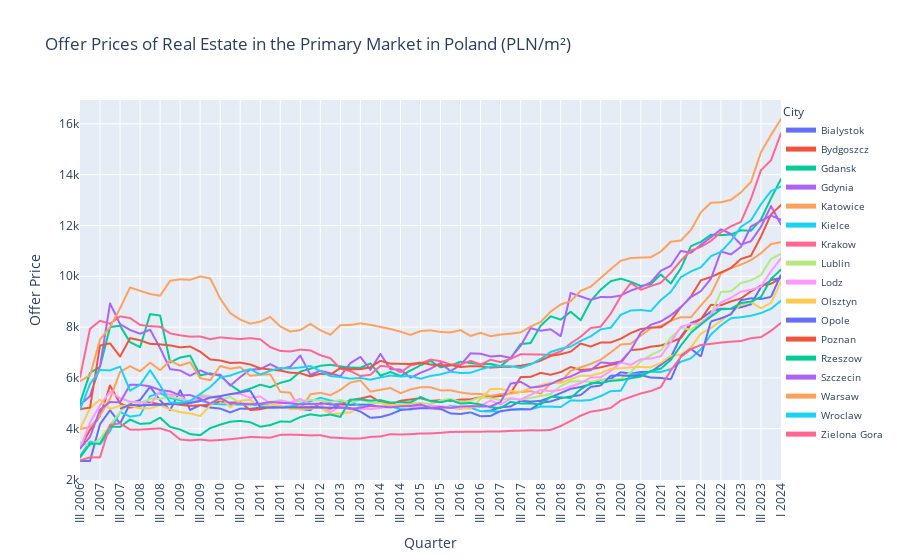

This figure's notebook cell:
### Code cell
# Create a line plot using Plotly Express
fig_primary_offer = px.line(
    primary_market_offer_prices_df_melted,  # DataFrame containing the data
    x='Quarter',                           # Column to be used for the x-axis
    y='Offer Price',                       # Column to be used for the y-axis
    color='City',                          # Column to be used for coloring lines
    title='Offer Prices of Real Estate in the Primary Market in Poland (PLN/m²)'  # Title of the plot
)

# Update layout of the figure
fig_primary_offer.update_layout(
    xaxis=dict(
        tickangle=-90  # Rotate x-axis labels for better readability
    ),
    legend=dict(
        yanchor="top",               # Position the legend at the top
        y=1.0,                       # Vertical position of the legend
        xanchor="left",              # Horizontal alignment of the legend
        x=1.0,                       # Horizontal position of the legend
        font=dict(size=10),          # Font size of the legend text
        traceorder="normal",         # Order of traces in the legend
        itemsizing='constant'        # Ensure all items in the legend are of constant size
    )
)

# Show the plot
fig_primary_offer.show()

### Figure 1 — Plotly figure (JSON) as saved in the notebook; plotly's stock layout.template omitted (floating-point values rounded to 4 significant figures)
{"data": [{"hovertemplate": "City=Bialystok<br>Quarter=%{x}<br>Offer Price=%{y}<extra></extra>", "legendgroup": "Bialystok", "line": {"color": "#636efa", "dash": "solid"}, "marker": {"symbol": "circle"}, "mode": "lines", "name": "Bialystok", "showlegend": true, "type": "scattergl", "x": ["III 2006", "IV 2006", "I 2007", "II 2007", "III 2007", "IV 2007", "I 2008", "II 2008", "III 2008", "IV 2008", "I 2009", "II 2009", "III 2009", "IV 2009", "I 2010", "II 2010", "III 2010", "IV 2010", "I 2011", "II 2011", "III 2011", "IV 2011", "I 2012", "II 2012", "III 2012", "IV 2012", "I 2013", "II 2013", "III 2013", "IV 2013", "I 2014", "II 2014", "III 2014", "IV 2014", "I 2015", "II 2015", "III 2015", "IV 2015", "I 2016", "II 2016", "III 2016", "IV 2016", "I 2017", "II 2017", "III 2017", "IV 2017", "I 2018", "II 2018", "III 2018", "IV 2018", "I 2019", "II 2019", "III 2019", "IV 2019", "I 2020", "II 2020", "III 2020", "IV 2020", "I 2021", "II 2021", "III 2021", "IV 2021", "I 2022", "II 2022", "III 2022", "IV 2022", "I 2023", "II 2023", "III 2023", "IV 2023", "I 2024"], "xaxis": "x", "y": [2727, 2727, 4181, 4725, 4199, 4995, 5128, 5651, 5115, 4725, 5510, 4738, 4925, 4830, 4791, 4640, 4790, 4778, 4830, 4823, 4828, 4825, 4776, 4731, 5011, 4951, 4965, 4936, 4949, 4938, 4856, 4840, 4885, 4909, 4881, 4838, 4790, 4886, 4850, 4832, 4684, 4707, 4844, 4874, 5096, 5066, 5095, 5236, 5401, 5569, 5640, 5753, 5916, 5961, 6220, 6166, 6229, 6238, 6509, 6815, 7621, 8155, 8318, 8611, 8723, 8714, 8778, 8893, 9571, 9846, 9941], "yaxis": "y"}, {"hovertemplate": "City=Bydgoszcz<br>Quarter=%{x}<br>Offer Price=%{y}<extra></extra>", "legendgroup": "Bydgoszcz", "line": {"color": "#EF553B", "dash": "solid"}, "marker": {"symbol": "circle"}, "mode": "lines", "name": "Bydgoszcz", "showlegend": true, "type": "scattergl", "x": ["III 2006", "IV 2006", "I 2007", "II 2007", "III 2007", "IV 2007", "I 2008", "II 2008", "III 2008", "IV 2008", "I 2009", "II 2009", "III 2009", "IV 2009", "I 2010", "II 2010", "III 2010", "IV 2010", "I 2011", "II 2011", "III 2011", "IV 2011", "I 2012", "II 2012", "III 2012", "IV 2012", "I 2013", "II 2013", "III 2013", "IV 2013", "I 2014", "II 2014", "III 2014", "IV 2014", "I 2015", "II 2015", "III 2015", "IV 2015", "I 2016", "II 2016", "III 2016", "IV 2016", "I 2017", "II 2017", "III 2017", "IV 2017", "I 2018", "II 2018", "III 2018", "IV 2018", "I 2019", "II 2019", "III 2019", "IV 2019", "I 2020", "II 2020", "III 2020", "IV 2020", "I 2021", "II 2021", "III 2021", "IV 2021", "I 2022", "II 2022", "III 2022", "IV 2022", "I 2023", "II 2023", "III 2023", "IV 2023", "I 2024"], "xaxis": "x", "y": [3243, 3947, 4501, 5700, 4994, 4829, 4893, 5035, 4959, 4989, 4940, 4897, 4920, 4939, 5080, 5026, 5036, 4733, 4764, 4849, 4841, 4880, 4846, 4851, 4859, 4787, 4934, 5131, 5185, 5279, 5040, 4951, 5100, 5149, 5200, 5092, 5121, 5088, 5148, 5153, 5246, 5250, 5289, 5397, 6028, 6041, 6196, 6123, 6227, 6427, 6309, 6340, 6415, 6512, 6592, 7093, 7125, 7227, 7272, 7405, 7567, 8103, 8309, 8875, 8857, 9010, 9125, 9405, 9634, 9701, 9941], "yaxis": "y"}, {"hovertemplate": "City=Gdansk<br>Quarter=%{x}<br>Offer Price=%{y}<extra></extra>", "legendgroup": "Gdansk", "line": {"color": "#00cc96", "dash": "solid"}, "marker": {"symbol": "circle"}, "mode": "lines", "name": "Gdansk", "showlegend": true, "type": "scattergl", "x": ["III 2006", "IV 2006", "I 2007", "II 2007", "III 2007", "IV 2007", "I 2008", "II 2008", "III 2008", "IV 2008", "I 2009", "II 2009", "III 2009", "IV 2009", "I 2010", "II 2010", "III 2010", "IV 2010", "I 2011", "II 2011", "III 2011", "IV 2011", "I 2012", "II 2012", "III 2012", "IV 2012", "I 2013", "II 2013", "III 2013", "IV 2013", "I 2014", "II 2014", "III 2014", "IV 2014", "I 2015", "II 2015", "III 2015", "IV 2015", "I 2016", "II 2016", "III 2016", "IV 2016", "I 2017", "II 2017", "III 2017", "IV 2017", "I 2018", "II 2018", "III 2018", "IV 2018", "I 2019", "II 2019", "III 2019", "IV 2019", "I 2020", "II 2020", "III 2020", "IV 2020", "I 2021", "II 2021", "III 2021", "IV 2021", "I 2022", "II 2022", "III 2022", "IV 2022", "I 2023", "II 2023", "III 2023", "IV 2023", "I 2024"], "xaxis": "x", "y": [5004, 6199, 6437, 7999, 8053, 7402, 7210, 8509, 8454, 6609, 6800, 6875, 6096, 6179, 6078, 5730, 5456, 5577, 5732, 5630, 5804, 5910, 6248, 6358, 6475, 6514, 6453, 6403, 6398, 6568, 6090, 6232, 6074, 6289, 6492, 6671, 6416, 6488, 6636, 6581, 6536, 6550, 6462, 6775, 7329, 7371, 8054, 8422, 8293, 8603, 8267, 9033, 9474, 9806, 9904, 9781, 9621, 9691, 10070, 9716, 10310, 11185, 11356, 11632, 11619, 11643, 11808, 11793, 12233, 13065, 13827], "yaxis": "y"}, {"hovertemplate": "City=Gdynia<br>Quarter=%{x}<br>Offer Price=%{y}<extra></extra>", "legendgroup": "Gdynia", "line": {"color": "#ab63fa", "dash": "solid"}, "marker": {"symbol": "circle"}, "mode": "lines", "name": "Gdynia", "showlegend": true, "type": "scattergl", "x": ["III 2006", "IV 2006", "I 2007", "II 2007", "III 2007", "IV 2007", "I 2008", "II 2008", "III 2008", "IV 2008", "I 2009", "II 2009", "III 2009", "IV 2009", "I 2010", "II 2010", "III 2010", "IV 2010", "I 2011", "II 2011", "III 2011", "IV 2011", "I 2012", "II 2012", "III 2012", "IV 2012", "I 2013", "II 2013", "III 2013", "IV 2013", "I 2014", "II 2014", "III 2014", "IV 2014", "I 2015", "II 2015", "III 2015", "IV 2015", "I 2016", "II 2016", "III 2016", "IV 2016", "I 2017", "II 2017", "III 2017", "IV 2017", "I 2018", "II 2018", "III 2018", "IV 2018", "I 2019", "II 2019", "III 2019", "IV 2019", "I 2020", "II 2020", "III 2020", "IV 2020", "I 2021", "II 2021", "III 2021", "IV 2021", "I 2022", "II 2022", "III 2022", "IV 2022", "I 2023", "II 2023", "III 2023", "IV 2023", "I 2024"], "xaxis": "x", "y": [4937, 5284, 6466, 8934, 8114, 7887, 7737, 7897, 7169, 6342, 6290, 6084, 6294, 6134, 6128, 5693, 6030, 6327, 6344, 6541, 6344, 6441, 6879, 6119, 6279, 6186, 6063, 6582, 6824, 6314, 6944, 6341, 6328, 6005, 6201, 6357, 6584, 6265, 6506, 6964, 6949, 6842, 6870, 6785, 7259, 7955, 7855, 7912, 7641, 9342, 9206, 9071, 9186, 9175, 9243, 9438, 9571, 9759, 10218, 10409, 10998, 10923, 11241, 11531, 11850, 11667, 11244, 11381, 11942, 12766, 12036], "yaxis": "y"}, {"hovertemplate": "City=Katowice<br>Quarter=%{x}<br>Offer Price=%{y}<extra></extra>", "legendgroup": "Katowice", "line": {"color": "#FFA15A", "dash": "solid"}, "marker": {"symbol": "circle"}, "mode": "lines", "name": "Katowice", "showlegend": true, "type": "scattergl", "x": ["III 2006", "IV 2006", "I 2007", "II 2007", "III 2007", "IV 2007", "I 2008", "II 2008", "III 2008", "IV 2008", "I 2009", "II 2009", "III 2009", "IV 2009", "I 2010", "II 2010", "III 2010", "IV 2010", "I 2011", "II 2011", "III 2011", "IV 2011", "I 2012", "II 2012", "III 2012", "IV 2012", "I 2013", "II 2013", "III 2013", "IV 2013", "I 2014", "II 2014", "III 2014", "IV 2014", "I 2015", "II 2015", "III 2015", "IV 2015", "I 2016", "II 2016", "III 2016", "IV 2016", "I 2017", "II 2017", "III 2017", "IV 2017", "I 2018", "II 2018", "III 2018", "IV 2018", "I 2019", "II 2019", "III 2019", "IV 2019", "I 2020", "II 2020", "III 2020", "IV 2020", "I 2021", "II 2021", "III 2021", "IV 2021", "I 2022", "II 2022", "III 2022", "IV 2022", "I 2023", "II 2023", "III 2023", "IV 2023", "I 2024"], "xaxis": "x", "y": [3986, 4062, 4518, 5181, 6236, 6458, 6258, 6599, 6303, 6677, 6482, 6615, 5990, 5909, 6467, 6360, 6420, 6085, 6122, 6141, 5451, 5413, 4741, 5351, 5411, 5318, 5526, 5817, 5898, 5456, 5531, 5602, 5397, 5545, 5630, 5632, 5509, 5511, 5424, 5372, 5365, 5293, 5362, 5383, 5439, 5479, 5377, 5780, 5845, 6274, 6418, 6548, 6717, 7002, 7313, 7341, 7662, 7954, 8051, 8249, 8387, 8384, 8850, 9295, 10107, 10320, 10460, 10634, 10907, 11267, 11342], "yaxis": "y"}, {"hovertemplate": "City=Kielce<br>Quarter=%{x}<br>Offer Price=%{y}<extra></extra>", "legendgroup": "Kielce", "line": {"color": "#19d3f3", "dash": "solid"}, "marker": {"symbol": "circle"}, "mode": "lines", "name": "Kielce", "showlegend": true, "type": "scattergl", "x": ["III 2006", "IV 2006", "I 2007", "II 2007", "III 2007", "IV 2007", "I 2008", "II 2008", "III 2008", "IV 2008", "I 2009", "II 2009", "III 2009", "IV 2009", "I 2010", "II 2010", "III 2010", "IV 2010", "I 2011", "II 2011", "III 2011", "IV 2011", "I 2012", "II 2012", "III 2012", "IV 2012", "I 2013", "II 2013", "III 2013", "IV 2013", "I 2014", "II 2014", "III 2014", "IV 2014", "I 2015", "II 2015", "III 2015", "IV 2015", "I 2016", "II 2016", "III 2016", "IV 2016", "I 2017", "II 2017", "III 2017", "IV 2017", "I 2018", "II 2018", "III 2018", "IV 2018", "I 2019", "II 2019", "III 2019", "IV 2019", "I 2020", "II 2020", "III 2020", "IV 2020", "I 2021", "II 2021", "III 2021", "IV 2021", "I 2022", "II 2022", "III 2022", "IV 2022", "I 2023", "II 2023", "III 2023", "IV 2023", "I 2024"], "xaxis": "x", "y": [2919, 3493, 3382, 3902, 4651, 4475, 4529, 5281, 5396, 5208, 5111, 5099, 5122, 4978, 4958, 4947, 4945, 4951, 4907, 4954, 4867, 4876, 4982, 5071, 5219, 5110, 5061, 5075, 4884, 4882, 4852, 4878, 4767, 4750, 4856, 4844, 4783, 4878, 4838, 4833, 4686, 4679, 4677, 4757, 4780, 4762, 4869, 4869, 4852, 5112, 5101, 5132, 5284, 5476, 5494, 6156, 6145, 6235, 6232, 6345, 6633, 6769, 7124, 7704, 8068, 8347, 8386, 8447, 8551, 8719, 9034], "yaxis": "y"}, {"hovertemplate": "City=Krakow<br>Quarter=%{x}<br>Offer Price=%{y}<extra></extra>", "legendgroup": "Krakow", "line": {"color": "#FF6692", "dash": "solid"}, "marker": {"symbol": "circle"}, "mode": "lines", "name": "Krakow", "showlegend": true, "type": "scattergl", "x": ["III 2006", "IV 2006", "I 2007", "II 2007", "III 2007", "IV 2007", "I 2008", "II 2008", "III 2008", "IV 2008", "I 2009", "II 2009", "III 2009", "IV 2009", "I 2010", "II 2010", "III 2010", "IV 2010", "I 2011", "II 2011", "III 2011", "IV 2011", "I 2012", "II 2012", "III 2012", "IV 2012", "I 2013", "II 2013", "III 2013", "IV 2013", "I 2014", "II 2014", "III 2014", "IV 2014", "I 2015", "II 2015", "III 2015", "IV 2015", "I 2016", "II 2016", "III 2016", "IV 2016", "I 2017", "II 2017", "III 2017", "IV 2017", "I 2018", "II 2018", "III 2018", "IV 2018", "I 2019", "II 2019", "III 2019", "IV 2019", "I 2020", "II 2020", "III 2020", "IV 2020", "I 2021", "II 2021", "III 2021", "IV 2021", "I 2022", "II 2022", "III 2022", "IV 2022", "I 2023", "II 2023", "III 2023", "IV 2023", "I 2024"], "xaxis": "x", "y": [6021, 7929, 8247, 8129, 8420, 8355, 8084, 8034, 8012, 7751, 7675, 7622, 7631, 7521, 7595, 7559, 7526, 7564, 7517, 7209, 7061, 7039, 7112, 7083, 6893, 6773, 6362, 6266, 6071, 6122, 6472, 6434, 6214, 6491, 6565, 6720, 6658, 6525, 6524, 6670, 6526, 6711, 6619, 6746, 6931, 6924, 6918, 6902, 7040, 7356, 7623, 7961, 8017, 8530, 9209, 9733, 9467, 9615, 9740, 10135, 10617, 11009, 11156, 11390, 11731, 11965, 12143, 13049, 14175, 14565, 15630], "yaxis": "y"}, {"hovertemplate": "City=Lublin<br>Quarter=%{x}<br>Offer Price=%{y}<extra></extra>", "legendgroup": "Lublin", "line": {"color": "#B6E880", "dash": "solid"}, "marker": {"symbol": "circle"}, "mode": "lines", "name": "Lublin", "showlegend": true, "type": "scattergl", "x": ["III 2006", "IV 2006", "I 2007", "II 2007", "III 2007", "IV 2007", "I 2008", "II 2008", "III 2008", "IV 2008", "I 2009", "II 2009", "III 2009", "IV 2009", "I 2010", "II 2010", "III 2010", "IV 2010", "I 2011", "II 2011", "III 2011", "IV 2011", "I 2012", "II 2012", "III 2012", "IV 2012", "I 2013", "II 2013", "III 2013", "IV 2013", "I 2014", "II 2014", "III 2014", "IV 2014", "I 2015", "II 2015", "III 2015", "IV 2015", "I 2016", "II 2016", "III 2016", "IV 2016", "I 2017", "II 2017", "III 2017", "IV 2017", "I 2018", "II 2018", "III 2018", "IV 2018", "I 2019", "II 2019", "III 2019", "IV 2019", "I 2020", "II 2020", "III 2020", "IV 2020", "I 2021", "II 2021", "III 2021", "IV 2021", "I 2022", "II 2022", "III 2022", "IV 2022", "I 2023", "II 2023", "III 2023", "IV 2023", "I 2024"], "xaxis": "x", "y": [3456, 3314, 3604, 4143, 4645, 5047, 5011, 5174, 5170, 5266, 5177, 5079, 5329, 5287, 5113, 5257, 5002, 5003, 4993, 5053, 5121, 5031, 5080, 5134, 5111, 5043, 5126, 5014, 5140, 5017, 5009, 4924, 4922, 5005, 5008, 4966, 5108, 5172, 5050, 5095, 5244, 5202, 5123, 5210, 5134, 5209, 5284, 5364, 5676, 5860, 5866, 5844, 5933, 5911, 5965, 6224, 6651, 6898, 7082, 7578, 7965, 7897, 8170, 8500, 9382, 9407, 9733, 9835, 10049, 10686, 10880], "yaxis": "y"}, {"hovertemplate": "City=Lodz<br>Quarter=%{x}<br>Offer Price=%{y}<extra></extra>", "legendgroup": "Lodz", "line": {"color": "#FF97FF", "dash": "solid"}, "marker": {"symbol": "circle"}, "mode": "lines", "name": "Lodz", "showlegend": true, "type": "scattergl", "x": ["III 2006", "IV 2006", "I 2007", "II 2007", "III 2007", "IV 2007", "I 2008", "II 2008", "III 2008", "IV 2008", "I 2009", "II 2009", "III 2009", "IV 2009", "I 2010", "II 2010", "III 2010", "IV 2010", "I 2011", "II 2011", "III 2011", "IV 2011", "I 2012", "II 2012", "III 2012", "IV 2012", "I 2013", "II 2013", "III 2013", "IV 2013", "I 2014", "II 2014", "III 2014", "IV 2014", "I 2015", "II 2015", "III 2015", "IV 2015", "I 2016", "II 2016", "III 2016", "IV 2016", "I 2017", "II 2017", "III 2017", "IV 2017", "I 2018", "II 2018", "III 2018", "IV 2018", "I 2019", "II 2019", "III 2019", "IV 2019", "I 2020", "II 2020", "III 2020", "IV 2020", "I 2021", "II 2021", "III 2021", "IV 2021", "I 2022", "II 2022", "III 2022", "IV 2022", "I 2023", "II 2023", "III 2023", "IV 2023", "I 2024"], "xaxis": "x", "y": [3210, 4237, 4927, 5453, 5201, 5062, 5048, 4962, 5480, 5329, 5308, 4960, 5255, 5250, 5290, 5366, 5367, 5215, 5265, 5002, 5101, 5038, 5176, 4948, 4969, 4646, 4898, 4811, 4780, 4768, 4808, 4936, 4932, 4861, 4863, 4906, 4881, 4831, 4773, 4894, 4900, 5110, 4943, 5180, 5147, 5332, 5524, 5475, 5529, 5663, 5796, 6010, 6027, 6274, 6608, 6510, 6734, 6761, 6854, 7409, 8006, 8117, 8145, 8481, 8973, 9152, 9391, 9465, 9594, 10197, 10708], "yaxis": "y"}, {"hovertemplate": "City=Olsztyn<br>Quarter=%{x}<br>Offer Price=%{y}<extra></extra>", "legendgroup": "Olsztyn", "line": {"color": "#FECB52", "dash": "solid"}, "marker": {"symbol": "circle"}, "mode": "lines", "name": "Olsztyn", "showlegend": true, "type": "scattergl", "x": ["III 2006", "IV 2006", "I 2007", "II 2007", "III 2007", "IV 2007", "I 2008", "II 2008", "III 2008", "IV 2008", "I 2009", "II 2009", "III 2009", "IV 2009", "I 2010", "II 2010", "III 2010", "IV 2010", "I 2011", "II 2011", "III 2011", "IV 2011", "I 2012", "II 2012", "III 2012", "IV 2012", "I 2013", "II 2013", "III 2013", "IV 2013", "I 2014", "II 2014", "III 2014", "IV 2014", "I 2015", "II 2015", "III 2015", "IV 2015", "I 2016", "II 2016", "III 2016", "IV 2016", "I 2017", "II 2017", "III 2017", "IV 2017", "I 2018", "II 2018", "III 2018", "IV 2018", "I 2019", "II 2019", "III 2019", "IV 2019", "I 2020", "II 2020", "III 2020", "IV 2020", "I 2021", "II 2021", "III 2021", "IV 2021", "I 2022", "II 2022", "III 2022", "IV 2022", "I 2023", "II 2023", "III 2023", "IV 2023", "I 2024"], "xaxis": "x", "y": [4000, 4800, 5149, 4776, 4900, 4900, 4800, 4800, 4924, 4761, 4650, 4600, 4496, 4913, 5290, 4840, 5100, 5135, 4858, 4938, 4920, 4773, 4775, 4788, 4840, 4570, 4598, 4647, 4856, 4867, 4862, 4937, 4929, 4942, 4971, 4799, 4747, 4848, 4806, 4788, 5174, 5559, 5566, 5481, 5450, 5600, 5709, 5811, 5794, 5946, 6083, 6082, 6191, 6350, 6380, 6411, 6429, 6417, 6592, 6870, 6917, 7203, 7742, 7960, 8237, 8563, 8883, 8981, 8739, 8951, 9787], "yaxis": "y"}, {"hovertemplate": "City=Opole<br>Quarter=%{x}<br>Offer Price=%{y}<extra></extra>", "legendgroup": "Opole", "line": {"color": "#636efa", "dash": "solid"}, "marker": {"symbol": "circle"}, "mode": "lines", "name": "Opole", "showlegend": true, "type": "scattergl", "x": ["III 2006", "IV 2006", "I 2007", "II 2007", "III 2007", "IV 2007", "I 2008", "II 2008", "III 2008", "IV 2008", "I 2009", "II 2009", "III 2009", "IV 2009", "I 2010", "II 2010", "III 2010", "IV 2010", "I 2011", "II 2011", "III 2011", "IV 2011", "I 2012", "II 2012", "III 2012", "IV 2012", "I 2013", "II 2013", "III 2013", "IV 2013", "I 2014", "II 2014", "III 2014", "IV 2014", "I 2015", "II 2015", "III 2015", "IV 2015", "I 2016", "II 2016", "III 2016", "IV 2016", "I 2017", "II 2017", "III 2017", "IV 2017", "I 2018", "II 2018", "III 2018", "IV 2018", "I 2019", "II 2019", "III 2019", "IV 2019", "I 2020", "II 2020", "III 2020", "IV 2020", "I 2021", "II 2021", "III 2021", "IV 2021", "I 2022", "II 2022", "III 2022", "IV 2022", "I 2023", "II 2023", "III 2023", "IV 2023", "I 2024"], "xaxis": "x", "y": [3343, null, null, null, 4784, 4937, 4920, 4931, 4943, 4968, 4993, 5015, 5083, 5223, 5276, 5355, 5429, 5497, 4840, 4841, 4839, 4837, 4835, 4832, 4829, 4829, 4821, 4809, 4674, 4426, 4458, 4564, 4731, 4772, 4802, 4801, 4781, 4599, 4577, 4641, 4488, 4501, 4691, 4741, 4761, 4758, 5021, 5070, 5199, 5264, 5322, 5646, 5698, 6086, 6098, 6076, 6109, 6011, 5997, 5943, 6855, 7147, 6838, 8221, 8341, 8500, 9056, 9133, 9105, 9187, 10064], "yaxis": "y"}, {"hovertemplate": "City=Poznan<br>Quarter=%{x}<br>Offer Price=%{y}<extra></extra>", "legendgroup": "Poznan", "line": {"color": "#EF553B", "dash": "solid"}, "marker": {"symbol": "circle"}, "mode": "lines", "name": "Poznan", "showlegend": true, "type": "scattergl", "x": ["III 2006", "IV 2006", "I 2007", "II 2007", "III 2007", "IV 2007", "I 2008", "II 2008", "III 2008", "IV 2008", "I 2009", "II 2009", "III 2009", "IV 2009", "I 2010", "II 2010", "III 2010", "IV 2010", "I 2011", "II 2011", "III 2011", "IV 2011", "I 2012", "II 2012", "III 2012", "IV 2012", "I 2013", "II 2013", "III 2013", "IV 2013", "I 2014", "II 2014", "III 2014", "IV 2014", "I 2015", "II 2015", "III 2015", "IV 2015", "I 2016", "II 2016", "III 2016", "IV 2016", "I 2017", "II 2017", "III 2017", "IV 2017", "I 2018", "II 2018", "III 2018", "IV 2018", "I 2019", "II 2019", "III 2019", "IV 2019", "I 2020", "II 2020", "III 2020", "IV 2020", "I 2021", "II 2021", "III 2021", "IV 2021", "I 2022", "II 2022", "III 2022", "IV 2022", "I 2023", "II 2023", "III 2023", "IV 2023", "I 2024"], "xaxis": "x", "y": [4770, 4827, 7275, 7360, 6838, 7564, 7480, 7338, 7320, 7277, 7200, 7233, 7030, 6725, 6685, 6587, 6600, 6528, 6376, 6328, 6286, 6204, 6183, 6058, 6161, 6131, 6382, 6334, 6342, 6417, 6670, 6560, 6552, 6546, 6600, 6527, 6482, 6512, 6425, 6458, 6453, 6403, 6429, 6435, 6479, 6551, 6676, 6866, 6931, 7033, 7351, 7233, 7391, 7394, 7541, 7764, 7922, 7980, 7990, 8256, 8781, 9200, 9841, 9968, 10152, 10327, 10682, 10807, 11561, 12435, 12803], "yaxis": "y"}, {"hovertemplate": "City=Rzeszow<br>Quarter=%{x}<br>Offer Price=%{y}<extra></extra>", "legendgroup": "Rzeszow", "line": {"color": "#00cc96", "dash": "solid"}, "marker": {"symbol": "circle"}, "mode": "lines", "name": "Rzeszow", "showlegend": true, "type": "scattergl", "x": ["III 2006", "IV 2006", "I 2007", "II 2007", "III 2007", "IV 2007", "I 2008", "II 2008", "III 2008", "IV 2008", "I 2009", "II 2009", "III 2009", "IV 2009", "I 2010", "II 2010", "III 2010", "IV 2010", "I 2011", "II 2011", "III 2011", "IV 2011", "I 2012", "II 2012", "III 2012", "IV 2012", "I 2013", "II 2013", "III 2013", "IV 2013", "I 2014", "II 2014", "III 2014", "IV 2014", "I 2015", "II 2015", "III 2015", "IV 2015", "I 2016", "II 2016", "III 2016", "IV 2016", "I 2017", "II 2017", "III 2017", "IV 2017", "I 2018", "II 2018", "III 2018", "IV 2018", "I 2019", "II 2019", "III 2019", "IV 2019", "I 2020", "II 2020", "III 2020", "IV 2020", "I 2021", "II 2021", "III 2021", "IV 2021", "I 2022", "II 2022", "III 2022", "IV 2022", "I 2023", "II 2023", "III 2023", "IV 2023", "I 2024"], "xaxis": "x", "y": [2862, 3401, 3420, 4080, 4069, 4357, 4188, 4215, 4433, 4069, 3966, 3787, 3742, 4021, 4159, 4274, 4305, 4254, 4077, 4142, 4283, 4271, 4457, 4565, 4507, 4555, 4463, 5141, 5148, 5102, 5123, 5027, 5040, 5034, 5245, 5082, 5038, 5126, 4986, 5013, 4952, 4842, 4811, 5054, 4990, 4992, 4952, 5257, 5233, 5210, 5549, 5792, 5799, 5880, 5909, 5987, 6048, 6274, 6362, 6711, 7271, 7776, 8102, 8412, 8696, 8721, 8949, 9002, 9187, 9891, 10264], "yaxis": "y"}, {"hovertemplate": "City=Szczecin<br>Quarter=%{x}<br>Offer Price=%{y}<extra></extra>", "legendgroup": "Szczecin", "line": {"color": "#ab63fa", "dash": "solid"}, "marker": {"symbol": "circle"}, "mode": "lines", "name": "Szczecin", "showlegend": true, "type": "scattergl", "x": ["III 2006", "IV 2006", "I 2007", "II 2007", "III 2007", "IV 2007", "I 2008", "II 2008", "III 2008", "IV 2008", "I 2009", "II 2009", "III 2009", "IV 2009", "I 2010", "II 2010", "III 2010", "IV 2010", "I 2011", "II 2011", "III 2011", "IV 2011", "I 2012", "II 2012", "III 2012", "IV 2012", "I 2013", "II 2013", "III 2013", "IV 2013", "I 2014", "II 2014", "III 2014", "IV 2014", "I 2015", "II 2015", "III 2015", "IV 2015", "I 2016", "II 2016", "III 2016", "IV 2016", "I 2017", "II 2017", "III 2017", "IV 2017", "I 2018", "II 2018", "III 2018", "IV 2018", "I 2019", "II 2019", "III 2019", "IV 2019", "I 2020", "II 2020", "III 2020", "IV 2020", "I 2021", "II 2021", "III 2021", "IV 2021", "I 2022", "II 2022", "III 2022", "IV 2022", "I 2023", "II 2023", "III 2023", "IV 2023", "I 2024"], "xaxis": "x", "y": [3215, 3679, 4749, 5050, 5035, 5731, 5723, 5664, 5521, 5469, 5310, 5324, 5181, 4987, 5206, 5004, 4983, 4959, 4980, 5049, 5017, 5000, 4951, 4973, 4982, 4986, 4836, 4774, 4828, 4896, 4879, 4844, 4876, 4892, 4955, 4813, 4851, 4815, 4873, 4885, 4871, 4875, 5052, 5772, 5845, 5617, 5660, 5759, 5941, 6054, 6244, 6305, 6606, 6574, 6642, 7085, 7786, 8091, 8221, 8461, 8794, 9177, 9417, 9901, 10974, 10861, 11157, 11959, 12180, 12391, 12220], "yaxis": "y"}, {"hovertemplate": "City=Warsaw<br>Quarter=%{x}<br>Offer Price=%{y}<extra></extra>", "legendgroup": "Warsaw", "line": {"color": "#FFA15A", "dash": "solid"}, "marker": {"symbol": "circle"}, "mode": "lines", "name": "Warsaw", "showlegend": true, "type": "scattergl", "x": ["III 2006", "IV 2006", "I 2007", "II 2007", "III 2007", "IV 2007", "I 2008", "II 2008", "III 2008", "IV 2008", "I 2009", "II 2009", "III 2009", "IV 2009", "I 2010", "II 2010", "III 2010", "IV 2010", "I 2011", "II 2011", "III 2011", "IV 2011", "I 2012", "II 2012", "III 2012", "IV 2012", "I 2013", "II 2013", "III 2013", "IV 2013", "I 2014", "II 2014", "III 2014", "IV 2014", "I 2015", "II 2015", "III 2015", "IV 2015", "I 2016", "II 2016", "III 2016", "IV 2016", "I 2017", "II 2017", "III 2017", "IV 2017", "I 2018", "II 2018", "III 2018", "IV 2018", "I 2019", "II 2019", "III 2019", "IV 2019", "I 2020", "II 2020", "III 2020", "IV 2020", "I 2021", "II 2021", "III 2021", "IV 2021", "I 2022", "II 2022", "III 2022", "IV 2022", "I 2023", "II 2023", "III 2023", "IV 2023", "I 2024"], "xaxis": "x", "y": [5873, 6095, 7509, 8000, 8740, 9561, 9427, 9300, 9235, 9821, 9880, 9859, 9993, 9915, 9119, 8551, 8295, 8133, 8211, 8396, 8025, 7826, 7879, 8123, 7875, 7695, 8076, 8081, 8146, 8088, 8005, 7924, 7819, 7691, 7839, 7872, 7807, 7789, 7878, 7649, 7772, 7638, 7707, 7740, 7788, 8020, 8201, 8611, 8888, 9020, 9427, 9591, 9935, 10280, 10610, 10717, 10735, 10750, 10969, 11362, 11406, 11820, 12517, 12895, 12912, 13009, 13302, 13713, 14880, 15561, 16191], "yaxis": "y"}, {"hovertemplate": "City=Wroclaw<br>Quarter=%{x}<br>Offer Price=%{y}<extra></extra>", "legendgroup": "Wroclaw", "line": {"color": "#19d3f3", "dash": "solid"}, "marker": {"symbol": "circle"}, "mode": "lines", "name": "Wroclaw", "showlegend": true, "type": "scattergl", "x": ["III 2006", "IV 2006", "I 2007", "II 2007", "III 2007", "IV 2007", "I 2008", "II 2008", "III 2008", "IV 2008", "I 2009", "II 2009", "III 2009", "IV 2009", "I 2010", "II 2010", "III 2010", "IV 2010", "I 2011", "II 2011", "III 2011", "IV 2011", "I 2012", "II 2012", "III 2012", "IV 2012", "I 2013", "II 2013", "III 2013", "IV 2013", "I 2014", "II 2014", "III 2014", "IV 2014", "I 2015", "II 2015", "III 2015", "IV 2015", "I 2016", "II 2016", "III 2016", "IV 2016", "I 2017", "II 2017", "III 2017", "IV 2017", "I 2018", "II 2018", "III 2018", "IV 2018", "I 2019", "II 2019", "III 2019", "IV 2019", "I 2020", "II 2020", "III 2020", "IV 2020", "I 2021", "II 2021", "III 2021", "IV 2021", "I 2022", "II 2022", "III 2022", "IV 2022", "I 2023", "II 2023", "III 2023", "IV 2023", "I 2024"], "xaxis": "x", "y": [4750, 5759, 6309, 6294, 6444, 5495, 5728, 6299, 5704, 5027, 5014, 5093, 5362, 5640, 6020, 6090, 6231, 6342, 6129, 6281, 6388, 6370, 6406, 6467, 6267, 6069, 6031, 5970, 5997, 5928, 6016, 6092, 6050, 6075, 5964, 6077, 6135, 6245, 6190, 6201, 6335, 6443, 6460, 6461, 6390, 6526, 6745, 7020, 7145, 7230, 7457, 7636, 7909, 7976, 8483, 8652, 8670, 8630, 9062, 9387, 9965, 10189, 10352, 10789, 10963, 11384, 11948, 12201, 12836, 13353, 13531], "yaxis": "y"}, {"hovertemplate": "City=Zielona Gora<br>Quarter=%{x}<br>Offer Price=%{y}<extra></extra>", "legendgroup": "Zielona Gora", "line": {"color": "#FF6692", "dash": "solid"}, "marker": {"symbol": "circle"}, "mode": "lines", "name": "Zielona Gora", "showlegend": true, "type": "scattergl", "x": ["III 2006", "IV 2006", "I 2007", "II 2007", "III 2007", "IV 2007", "I 2008", "II 2008", "III 2008", "IV 2008", "I 2009", "II 2009", "III 2009", "IV 2009", "I 2010", "II 2010", "III 2010", "IV 2010", "I 2011", "II 2011", "III 2011", "IV 2011", "I 2012", "II 2012", "III 2012", "IV 2012", "I 2013", "II 2013", "III 2013", "IV 2013", "I 2014", "II 2014", "III 2014", "IV 2014", "I 2015", "II 2015", "III 2015", "IV 2015", "I 2016", "II 2016", "III 2016", "IV 2016", "I 2017", "II 2017", "III 2017", "IV 2017", "I 2018", "II 2018", "III 2018", "IV 2018", "I 2019", "II 2019", "III 2019", "IV 2019", "I 2020", "II 2020", "III 2020", "IV 2020", "I 2021", "II 2021", "III 2021", "IV 2021", "I 2022", "II 2022", "III 2022", "IV 2022", "I 2023", "II 2023", "III 2023", "IV 2023", "I 2024"], "xaxis": "x", "y": [2754, 2869, 2872, 4153, 4208, 3965, 3965, 3986, 4012, 3892, 3575, 3538, 3571, 3530, 3554, 3584, 3628, 3673, 3660, 3644, 3757, 3764, 3756, 3734, 3744, 3653, 3634, 3613, 3613, 3674, 3693, 3784, 3769, 3784, 3808, 3813, 3835, 3870, 3873, 3880, 3880, 3891, 3890, 3912, 3922, 3937, 3931, 3951, 4102, 4306, 4512, 4670, 4727, 4819, 5111, 5251, 5388, 5481, 5635, 6298, 6820, 7129, 7295, 7338, 7390, 7425, 7448, 7562, 7602, 7853, 8165], "yaxis": "y"}], "layout": {"legend": {"font": {"size": 10}, "itemsizing": "constant", "title": {"text": "City"}, "tracegroupgap": 0, "traceorder": "normal", "x": 1, "xanchor": "left", "y": 1, "yanchor": "top"}, "title": {"text": "Offer Prices of Real Estate in the Primary Market in Poland (PLN/m²)"}, "xaxis": {"anchor": "y", "domain": [0, 1], "tickangle": -90, "title": {"text": "Quarter"}}, "yaxis": {"anchor": "x", "domain": [0, 1], "title": {"text": "Offer Price"}}}}
